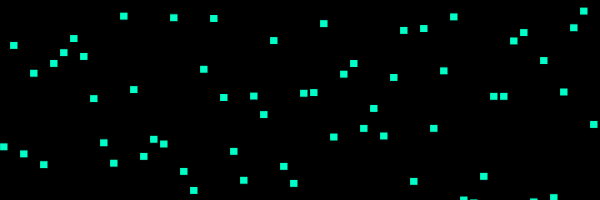
Frame 1 (no input)
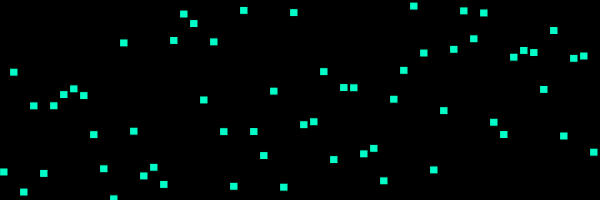
Frame 60 (no input)
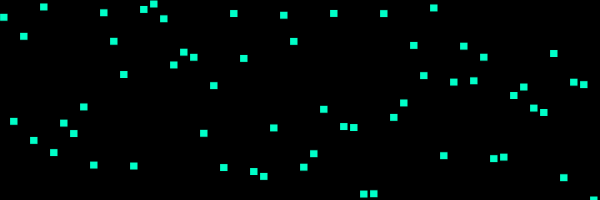
Frame 120 (the mouse pressed at the canvas centre since frame 60)

The p5.js sketch that drew these frames (run headless with seeded random() and noise() and a simulated clock; from frame 60 on, the mouse is pressed at the canvas centre):

// p5.js sketch
// ── sketch.js
let blocks = [];

function setup(){
  createCanvas(600,200);

  for(let i=0;i<60;i++){
    blocks.push({x:i*10,y:random(height)});
  }
}

function draw(){
  background(0);

  fill(0,255,200);

  for(let b of blocks){

    rect(b.x,b.y,8,8);

    b.y += random(2,6);

    if(b.y>height) b.y=0;
  }
}
